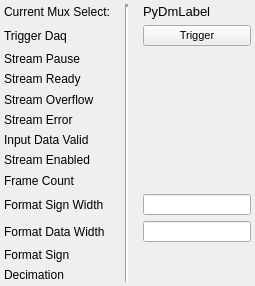
               <widget class="QFrame" name="frame_13">
                <layout class="QGridLayout" name="gridLayout_15" rowstretch="1,1,1,1,1,1,1,1,1,1,1,1,1">
                 <property name="leftMargin">
                  <number>4</number>
                 </property>
                 <property name="topMargin">
                  <number>4</number>
                 </property>
                 <property name="rightMargin">
                  <number>4</number>
                 </property>
                 <property name="bottomMargin">
                  <number>4</number>
                 </property>
                 <property name="horizontalSpacing">
                  <number>15</number>
                 </property>
                 <item row="2" column="0">
                  <widget class="QLabel" name="label_75">
                   <property name="font">
                    <font/>
                   </property>
                   <property name="styleSheet">
                    <string notr="true"/>
                   </property>
                   <property name="text">
                    <string>Stream Pause</string>
                   </property>
                  </widget>
                 </item>
                 <item row="5" column="0">
                  <widget class="QLabel" name="label_76">
                   <property name="font">
                    <font/>
                   </property>
                   <property name="styleSheet">
                    <string notr="true"/>
                   </property>
                   <property name="text">
                    <string>Stream Error</string>
                   </property>
                  </widget>
                 </item>
                 <item row="1" column="2">
                  <widget class="PyDMPushButton" name="PyDMPushButton_17">
                   <property name="sizePolicy">
                    <sizepolicy hsizetype="Preferred" vsizetype="Preferred">
                     <horstretch>0</horstretch>
                     <verstretch>0</verstretch>
                    </sizepolicy>
                   </property>
                   <property name="maximumSize">
                    <size>
                     <width>16777215</width>
                     <height>48</height>
                    </size>
                   </property>
                   <property name="font">
                    <font>
                     <pointsize>8</pointsize>
                     <weight>50</weight>
                     <italic>false</italic>
                     <bold>false</bold>
                    </font>
                   </property>
                   <property name="toolTip">
                    <string/>
                   </property>
                   <property name="styleSheet">
                    <string notr="true"/>
                   </property>
                   <property name="text">
                    <string>Trigger</string>
                   </property>
                   <property name="channel" stdset="0">
                    <string>ca://${DEV}:DAQMUX${MUX}_TRGDAQ </string>
                   </property>
                   <property name="pressValue" stdset="0">
                    <string>1</string>
                   </property>
                  </widget>
                 </item>
                 <item row="9" column="2">
                  <widget class="PyDMLineEdit" name="PyDMLineEdit_25">
                   <property name="sizePolicy">
                    <sizepolicy hsizetype="Preferred" vsizetype="Preferred">
                     <horstretch>0</horstretch>
                     <verstretch>0</verstretch>
                    </sizepolicy>
                   </property>
                   <property name="font">
                    <font>
                     <pointsize>8</pointsize>
                    </font>
                   </property>
                   <property name="toolTip">
                    <string/>
                   </property>
                   <property name="styleSheet">
                    <string notr="true"/>
                   </property>
                   <property name="alarmSensitiveContent" stdset="0">
                    <bool>true</bool>
                   </property>
                   <property name="channel" stdset="0">
                    <string>ca://${DEV}:DAQMUX${MUX}_FORMATSIGNWIDTH0</string>
                   </property>
                  </widget>
                 </item>
                 <item row="5" column="2">
                  <widget class="PyDMLabel" name="PyDMLabel_86">
                   <property name="font">
                    <font>
                     <pointsize>8</pointsize>
                    </font>
                   </property>
                   <property name="toolTip">
                    <string/>
                   </property>
                   <property name="styleSheet">
                    <string notr="true"/>
                   </property>
                   <property name="text">
                    <string/>
                   </property>
                   <property name="alarmSensitiveContent" stdset="0">
                    <bool>true</bool>
                   </property>
                   <property name="channel" stdset="0">
                    <string>ca://${DEV}:DAQMUX${MUX}_STRMERR0</string>
                   </property>
                  </widget>
                 </item>
                 <item row="2" column="2">
                  <widget class="PyDMLabel" name="PyDMLabel_87">
                   <property name="font">
                    <font>
                     <pointsize>8</pointsize>
                    </font>
                   </property>
                   <property name="toolTip">
                    <string/>
                   </property>
                   <property name="styleSheet">
                    <string notr="true"/>
                   </property>
                   <property name="text">
                    <string/>
                   </property>
                   <property name="alarmSensitiveContent" stdset="0">
                    <bool>true</bool>
                   </property>
                   <property name="channel" stdset="0">
                    <string>ca://${DEV}:DAQMUX${MUX}_STRMPAUSE0</string>
                   </property>
                  </widget>
                 </item>
                 <item row="10" column="0">
                  <widget class="QLabel" name="label_77">
                   <property name="font">
                    <font/>
                   </property>
                   <property name="styleSheet">
                    <string notr="true"/>
                   </property>
                   <property name="text">
                    <string>Format Data Width</string>
                   </property>
                  </widget>
                 </item>
                 <item row="12" column="2">
                  <widget class="PyDMEnumButton" name="PyDMEnumButton_27">
                   <property name="maximumSize">
                    <size>
                     <width>16777215</width>
                     <height>44</height>
                    </size>
                   </property>
                   <property name="font">
                    <font>
                     <pointsize>8</pointsize>
                    </font>
                   </property>
                   <property name="toolTip">
                    <string/>
                   </property>
                   <property name="styleSheet">
                    <string notr="true">QPushButton{font: 8px;}</string>
                   </property>
                   <property name="channel" stdset="0">
                    <string>ca://${DEV}:DAQMUX${MUX}_DECIMATION0</string>
                   </property>
                   <property name="orientation" stdset="0">
                    <enum>Qt::Horizontal</enum>
                   </property>
                   <property name="marginTop" stdset="0">
                    <number>0</number>
                   </property>
                   <property name="marginBottom" stdset="0">
                    <number>0</number>
                   </property>
                   <property name="marginLeft" stdset="0">
                    <number>0</number>
                   </property>
                   <property name="marginRight" stdset="0">
                    <number>0</number>
                   </property>
                   <property name="horizontalSpacing" stdset="0">
                    <number>0</number>
                   </property>
                   <property name="verticalSpacing" stdset="0">
                    <number>0</number>
                   </property>
                  </widget>
                 </item>
                 <item row="7" column="2">
                  <widget class="PyDMLabel" name="PyDMLabel_88">
                   <property name="font">
                    <font>
                     <pointsize>8</pointsize>
                    </font>
                   </property>
                   <property name="toolTip">
                    <string/>
                   </property>
                   <property name="styleSheet">
                    <string notr="true"/>
                   </property>
                   <property name="text">
                    <string/>
                   </property>
                   <property name="alarmSensitiveContent" stdset="0">
                    <bool>true</bool>
                   </property>
                   <property name="channel" stdset="0">
                    <string>ca://${DEV}:DAQMUX${MUX}_STRMENABLED0</string>
                   </property>
                  </widget>
                 </item>
                 <item row="3" column="0">
                  <widget class="QLabel" name="label_78">
                   <property name="font">
                    <font/>
                   </property>
                   <property name="styleSheet">
                    <string notr="true"/>
                   </property>
                   <property name="text">
                    <string>Stream Ready</string>
                   </property>
                  </widget>
                 </item>
                 <item row="10" column="2">
                  <widget class="PyDMLineEdit" name="PyDMLineEdit_26">
                   <property name="sizePolicy">
                    <sizepolicy hsizetype="Preferred" vsizetype="Preferred">
                     <horstretch>0</horstretch>
                     <verstretch>0</verstretch>
                    </sizepolicy>
                   </property>
                   <property name="font">
                    <font>
                     <pointsize>8</pointsize>
                    </font>
                   </property>
                   <property name="toolTip">
                    <string/>
                   </property>
                   <property name="styleSheet">
                    <string notr="true"/>
                   </property>
                   <property name="alarmSensitiveContent" stdset="0">
                    <bool>true</bool>
                   </property>
                   <property name="channel" stdset="0">
                    <string>ca://${DEV}:DAQMUX${MUX}_FORMATDATAWIDTH0</string>
                   </property>
                  </widget>
                 </item>
                 <item row="6" column="0">
                  <widget class="QLabel" name="label_79">
                   <property name="font">
                    <font/>
                   </property>
                   <property name="styleSheet">
                    <string notr="true"/>
                   </property>
                   <property name="text">
                    <string>Input Data Valid</string>
                   </property>
                  </widget>
                 </item>
                 <item row="8" column="0">
                  <widget class="QLabel" name="label_80">
                   <property name="font">
                    <font/>
                   </property>
                   <property name="styleSheet">
                    <string notr="true"/>
                   </property>
                   <property name="text">
                    <string>Frame Count</string>
                   </property>
                  </widget>
                 </item>
                 <item row="6" column="2">
                  <widget class="PyDMLabel" name="PyDMLabel_89">
                   <property name="font">
                    <font>
                     <pointsize>8</pointsize>
                    </font>
                   </property>
                   <property name="toolTip">
                    <string/>
                   </property>
                   <property name="styleSheet">
                    <string notr="true"/>
                   </property>
                   <property name="text">
                    <string/>
                   </property>
                   <property name="alarmSensitiveContent" stdset="0">
                    <bool>true</bool>
                   </property>
                   <property name="channel" stdset="0">
                    <string>ca://${DEV}:DAQMUX${MUX}_INPDATAVALID0</string>
                   </property>
                  </widget>
                 </item>
                 <item row="11" column="0">
                  <widget class="QLabel" name="label_81">
                   <property name="font">
                    <font/>
                   </property>
                   <property name="styleSheet">
                    <string notr="true"/>
                   </property>
                   <property name="text">
                    <string>Format Sign</string>
                   </property>
                  </widget>
                 </item>
                 <item row="0" column="0">
                  <widget class="QLabel" name="label_36">
                   <property name="sizePolicy">
                    <sizepolicy hsizetype="Preferred" vsizetype="Preferred">
                     <horstretch>0</horstretch>
                     <verstretch>0</verstretch>
                    </sizepolicy>
                   </property>
                   <property name="font">
                    <font/>
                   </property>
                   <property name="styleSheet">
                    <string notr="true"/>
                   </property>
                   <property name="text">
                    <string>Current Mux Select:</string>
                   </property>
                  </widget>
                 </item>
                 <item row="4" column="0">
                  <widget class="QLabel" name="label_82">
                   <property name="font">
                    <font/>
                   </property>
                   <property name="styleSheet">
                    <string notr="true"/>
                   </property>
                   <property name="text">
                    <string>Stream Overflow</string>
                   </property>
                  </widget>
                 </item>
                 <item row="7" column="0">
                  <widget class="QLabel" name="label_83">
                   <property name="font">
                    <font/>
                   </property>
                   <property name="styleSheet">
                    <string notr="true"/>
                   </property>
                   <property name="text">
                    <string>Stream Enabled</string>
                   </property>
                  </widget>
                 </item>
                 <item row="8" column="2">
                  <widget class="PyDMLabel" name="PyDMLabel_90">
                   <property name="font">
                    <font>
                     <pointsize>8</pointsize>
                    </font>
                   </property>
                   <property name="toolTip">
                    <string/>
                   </property>
                   <property name="styleSheet">
                    <string notr="true"/>
                   </property>
                   <property name="text">
                    <string/>
                   </property>
                   <property name="alarmSensitiveContent" stdset="0">
                    <bool>true</bool>
                   </property>
                   <property name="channel" stdset="0">
                    <string>ca://${DEV}:DAQMUX${MUX}_FRAMECNT0</string>
                   </property>
                  </widget>
                 </item>
                 <item row="4" column="2">
                  <widget class="PyDMLabel" name="PyDMLabel_91">
                   <property name="font">
                    <font>
                     <pointsize>8</pointsize>
                    </font>
                   </property>
                   <property name="toolTip">
                    <string/>
                   </property>
                   <property name="styleSheet">
                    <string notr="true"/>
                   </property>
                   <property name="text">
                    <string/>
                   </property>
                   <property name="alarmSensitiveContent" stdset="0">
                    <bool>true</bool>
                   </property>
                   <property name="channel" stdset="0">
                    <string>ca://${DEV}:DAQMUX${MUX}_STRMOVF0</string>
                   </property>
                  </widget>
                 </item>
                 <item row="12" column="0">
                  <widget class="QLabel" name="label_84">
                   <property name="font">
                    <font/>
                   </property>
                   <property name="styleSheet">
                    <string notr="true"/>
                   </property>
                   <property name="text">
                    <string>Decimation</string>
                   </property>
                  </widget>
                 </item>
                 <item row="1" column="0">
                  <widget class="QLabel" name="label_85">
                   <property name="font">
                    <font/>
                   </property>
                   <property name="styleSheet">
                    <string notr="true"/>
                   </property>
                   <property name="text">
                    <string>Trigger Daq</string>
                   </property>
                  </widget>
                 </item>
                 <item row="11" column="2">
                  <widget class="PyDMEnumButton" name="PyDMEnumButton_28">
                   <property name="maximumSize">
                    <size>
                     <width>16777215</width>
                     <height>44</height>
                    </size>
                   </property>
                   <property name="font">
                    <font>
                     <pointsize>8</pointsize>
                    </font>
                   </property>
                   <property name="toolTip">
                    <string/>
                   </property>
                   <property name="styleSheet">
                    <string notr="true">QPushButton{font: 8px;}</string>
                   </property>
                   <property name="channel" stdset="0">
                    <string>ca://${DEV}:DAQMUX${MUX}_FORMATSIGN0</string>
                   </property>
                   <property name="orientation" stdset="0">
                    <enum>Qt::Horizontal</enum>
                   </property>
                   <property name="marginTop" stdset="0">
                    <number>0</number>
                   </property>
                   <property name="marginBottom" stdset="0">
                    <number>0</number>
                   </property>
                   <property name="marginLeft" stdset="0">
                    <number>0</number>
                   </property>
                   <property name="marginRight" stdset="0">
                    <number>0</number>
                   </property>
                   <property name="horizontalSpacing" stdset="0">
                    <number>0</number>
                   </property>
                   <property name="verticalSpacing" stdset="0">
                    <number>0</number>
                   </property>
                  </widget>
                 </item>
                 <item row="3" column="2">
                  <widget class="PyDMLabel" name="PyDMLabel_92">
                   <property name="font">
                    <font>
                     <pointsize>8</pointsize>
                    </font>
                   </property>
                   <property name="toolTip">
                    <string/>
                   </property>
                   <property name="styleSheet">
                    <string notr="true"/>
                   </property>
                   <property name="text">
                    <string/>
                   </property>
                   <property name="alarmSensitiveContent" stdset="0">
                    <bool>true</bool>
                   </property>
                   <property name="channel" stdset="0">
                    <string>ca://${DEV}:DAQMUX${MUX}_STRMRDY0</string>
                   </property>
                  </widget>
                 </item>
                 <item row="9" column="0">
                  <widget class="QLabel" name="label_86">
                   <property name="font">
                    <font/>
                   </property>
                   <property name="styleSheet">
                    <string notr="true"/>
                   </property>
                   <property name="text">
                    <string>Format Sign Width</string>
                   </property>
                  </widget>
                 </item>
                 <item row="0" column="2">
                  <widget class="PyDMLabel" name="PyDMLabel_21">
                   <property name="font">
                    <font>
                     <pointsize>10</pointsize>
                     <weight>50</weight>
                     <italic>false</italic>
                     <bold>false</bold>
                    </font>
                   </property>
                   <property name="toolTip">
                    <string/>
                   </property>
                   <property name="styleSheet">
                    <string notr="true"/>
                   </property>
                   <property name="text">
                    <string>PyDmLabel</string>
                   </property>
                   <property name="alarmSensitiveContent" stdset="0">
                    <bool>true</bool>
                   </property>
                   <property name="channel" stdset="0">
                    <string>ca://${DEV}:DAQMUX${MUX}_INPMUXSELSTR0</string>
                   </property>
                   <property name="displayFormat" stdset="0">
                    <enum>PyDMLabel::String</enum>
                   </property>
                  </widget>
                 </item>
                 <item row="0" column="1" rowspan="13">
                  <widget class="Line" name="line_9">
                   <property name="lineWidth">
                    <number>3</number>
                   </property>
                   <property name="orientation">
                    <enum>Qt::Vertical</enum>
                   </property>
                  </widget>
                 </item>
                </layout>
               </widget>
